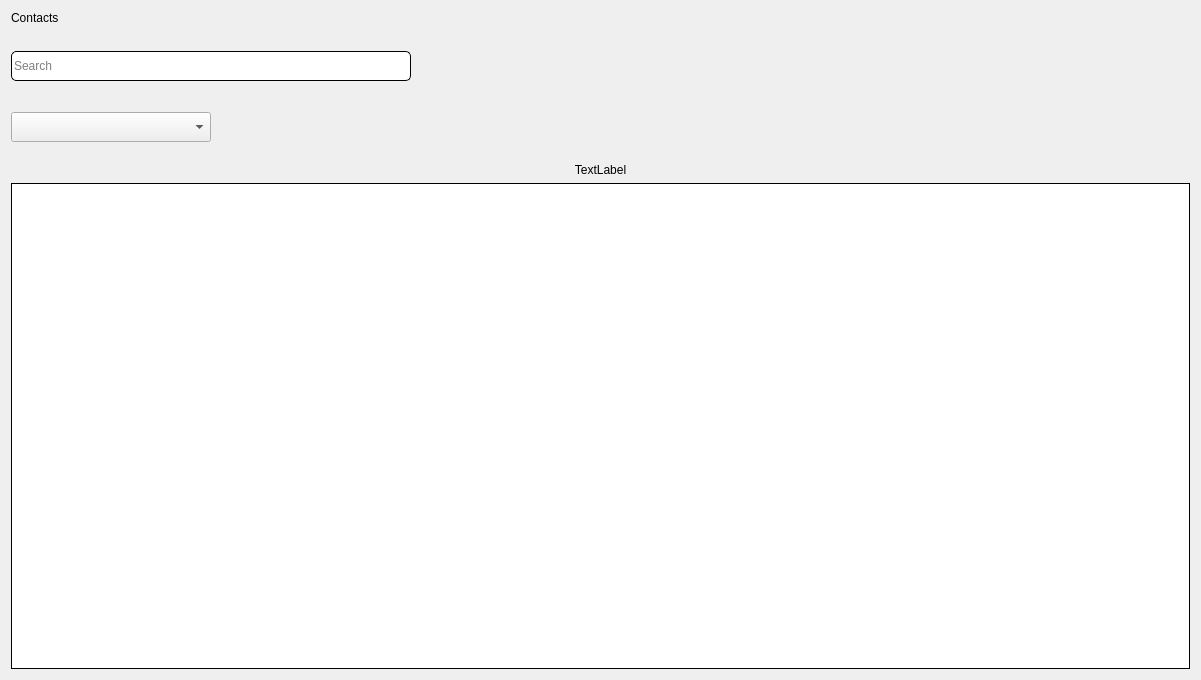
<?xml version="1.0" encoding="UTF-8"?>
<ui version="4.0">
 <class>contacts_landing</class>
 <widget class="QWidget" name="contacts_landing">
  <property name="geometry">
   <rect>
    <x>0</x>
    <y>0</y>
    <width>1201</width>
    <height>680</height>
   </rect>
  </property>
  <property name="windowTitle">
   <string>Contacts</string>
  </property>
  <layout class="QGridLayout" name="gridLayout_3">
   <item row="0" column="0">
    <layout class="QGridLayout" name="gridLayout">
     <item row="4" column="0">
      <layout class="QGridLayout" name="gridLayout_2">
       <item row="0" column="0">
        <widget class="QComboBox" name="allContacts_combo">
         <property name="sizePolicy">
          <sizepolicy hsizetype="Expanding" vsizetype="Fixed">
           <horstretch>0</horstretch>
           <verstretch>0</verstretch>
          </sizepolicy>
         </property>
         <property name="minimumSize">
          <size>
           <width>0</width>
           <height>30</height>
          </size>
         </property>
         <property name="maximumSize">
          <size>
           <width>200</width>
           <height>16777215</height>
          </size>
         </property>
         <property name="styleSheet">
          <string notr="true"/>
         </property>
         <property name="editable">
          <bool>false</bool>
         </property>
         <property name="placeholderText">
          <string>All Contacts</string>
         </property>
        </widget>
       </item>
       <item row="0" column="1">
        <spacer name="horizontalSpacer_2">
         <property name="orientation">
          <enum>Qt::Orientation::Horizontal</enum>
         </property>
         <property name="sizeHint" stdset="0">
          <size>
           <width>40</width>
           <height>20</height>
          </size>
         </property>
        </spacer>
       </item>
      </layout>
     </item>
     <item row="2" column="0">
      <layout class="QHBoxLayout" name="horizontalLayout_22">
       <item>
        <widget class="QLineEdit" name="search_line">
         <property name="sizePolicy">
          <sizepolicy hsizetype="Expanding" vsizetype="Fixed">
           <horstretch>0</horstretch>
           <verstretch>0</verstretch>
          </sizepolicy>
         </property>
         <property name="minimumSize">
          <size>
           <width>0</width>
           <height>30</height>
          </size>
         </property>
         <property name="maximumSize">
          <size>
           <width>400</width>
           <height>16777215</height>
          </size>
         </property>
         <property name="styleSheet">
          <string notr="true">QLineEdit{
	border: 1px solid black;
    border-radius: 5px;
}
</string>
         </property>
         <property name="frame">
          <bool>true</bool>
         </property>
         <property name="placeholderText">
          <string>Search</string>
         </property>
         <property name="cursorMoveStyle">
          <enum>Qt::CursorMoveStyle::LogicalMoveStyle</enum>
         </property>
         <property name="clearButtonEnabled">
          <bool>false</bool>
         </property>
        </widget>
       </item>
       <item>
        <layout class="QHBoxLayout" name="horizontalLayout_6">
         <property name="spacing">
          <number>0</number>
         </property>
         <item>
          <spacer name="horizontalSpacer">
           <property name="orientation">
            <enum>Qt::Orientation::Horizontal</enum>
           </property>
           <property name="sizeHint" stdset="0">
            <size>
             <width>40</width>
             <height>20</height>
            </size>
           </property>
          </spacer>
         </item>
         <item>
          <widget class="QPushButton" name="add_btn">
           <property name="whatsThis">
            <string>add contact</string>
           </property>
           <property name="styleSheet">
            <string notr="true">QPushButton{
	background: transparent;
	border: none;
}</string>
           </property>
           <property name="text">
            <string/>
           </property>
           <property name="icon">
            <iconset resource="../qrc/icons.qrc">
             <normaloff>:/Resources/plus.svg</normaloff>:/Resources/plus.svg</iconset>
           </property>
           <property name="iconSize">
            <size>
             <width>40</width>
             <height>40</height>
            </size>
           </property>
          </widget>
         </item>
         <item>
          <widget class="QPushButton" name="delete_btn">
           <property name="whatsThis">
            <string>delete contact</string>
           </property>
           <property name="styleSheet">
            <string notr="true">QPushButton{
	background: transparent;
	border: none;
}</string>
           </property>
           <property name="text">
            <string/>
           </property>
           <property name="icon">
            <iconset resource="../qrc/icons.qrc">
             <normaloff>:/Resources/delete.svg</normaloff>:/Resources/delete.svg</iconset>
           </property>
           <property name="iconSize">
            <size>
             <width>40</width>
             <height>40</height>
            </size>
           </property>
          </widget>
         </item>
        </layout>
       </item>
      </layout>
     </item>
     <item row="8" column="0">
      <widget class="QTableWidget" name="contacts_tbl">
       <property name="mouseTracking">
        <bool>false</bool>
       </property>
       <property name="styleSheet">
        <string notr="true">QTableWidget {
border: 1px solid black;
}
</string>
       </property>
       <attribute name="horizontalHeaderCascadingSectionResizes">
        <bool>false</bool>
       </attribute>
       <attribute name="horizontalHeaderDefaultSectionSize">
        <number>200</number>
       </attribute>
       <attribute name="horizontalHeaderStretchLastSection">
        <bool>true</bool>
       </attribute>
      </widget>
     </item>
     <item row="5" column="0">
      <spacer name="verticalSpacer_43">
       <property name="orientation">
        <enum>Qt::Orientation::Vertical</enum>
       </property>
       <property name="sizeType">
        <enum>QSizePolicy::Policy::Maximum</enum>
       </property>
       <property name="sizeHint" stdset="0">
        <size>
         <width>20</width>
         <height>15</height>
        </size>
       </property>
      </spacer>
     </item>
     <item row="0" column="0">
      <widget class="QLabel" name="contacts_txt">
       <property name="sizePolicy">
        <sizepolicy hsizetype="Expanding" vsizetype="Fixed">
         <horstretch>0</horstretch>
         <verstretch>0</verstretch>
        </sizepolicy>
       </property>
       <property name="minimumSize">
        <size>
         <width>0</width>
         <height>0</height>
        </size>
       </property>
       <property name="styleSheet">
        <string notr="true">font: 18pt &quot;Segoe UI&quot;;
background: transparent;</string>
       </property>
       <property name="text">
        <string>Contacts</string>
       </property>
      </widget>
     </item>
     <item row="1" column="0">
      <spacer name="verticalSpacer_42">
       <property name="orientation">
        <enum>Qt::Orientation::Vertical</enum>
       </property>
       <property name="sizeType">
        <enum>QSizePolicy::Policy::Maximum</enum>
       </property>
       <property name="sizeHint" stdset="0">
        <size>
         <width>20</width>
         <height>20</height>
        </size>
       </property>
      </spacer>
     </item>
     <item row="1" column="0">
      <spacer name="verticalSpacer_41">
       <property name="orientation">
        <enum>Qt::Orientation::Vertical</enum>
       </property>
       <property name="sizeType">
        <enum>QSizePolicy::Policy::Maximum</enum>
       </property>
       <property name="sizeHint" stdset="0">
        <size>
         <width>20</width>
         <height>20</height>
        </size>
       </property>
      </spacer>
     </item>
     <item row="3" column="0">
      <spacer name="verticalSpacer">
       <property name="orientation">
        <enum>Qt::Orientation::Vertical</enum>
       </property>
       <property name="sizeType">
        <enum>QSizePolicy::Policy::Maximum</enum>
       </property>
       <property name="sizeHint" stdset="0">
        <size>
         <width>20</width>
         <height>25</height>
        </size>
       </property>
      </spacer>
     </item>
     <item row="6" column="0">
      <widget class="QLabel" name="selecteditems_lbl">
       <property name="enabled">
        <bool>true</bool>
       </property>
       <property name="text">
        <string>TextLabel</string>
       </property>
       <property name="alignment">
        <set>Qt::AlignmentFlag::AlignCenter</set>
       </property>
      </widget>
     </item>
    </layout>
   </item>
  </layout>
 </widget>
 <resources>
  <include location="../qrc/icons.qrc"/>
 </resources>
 <connections/>
</ui>
